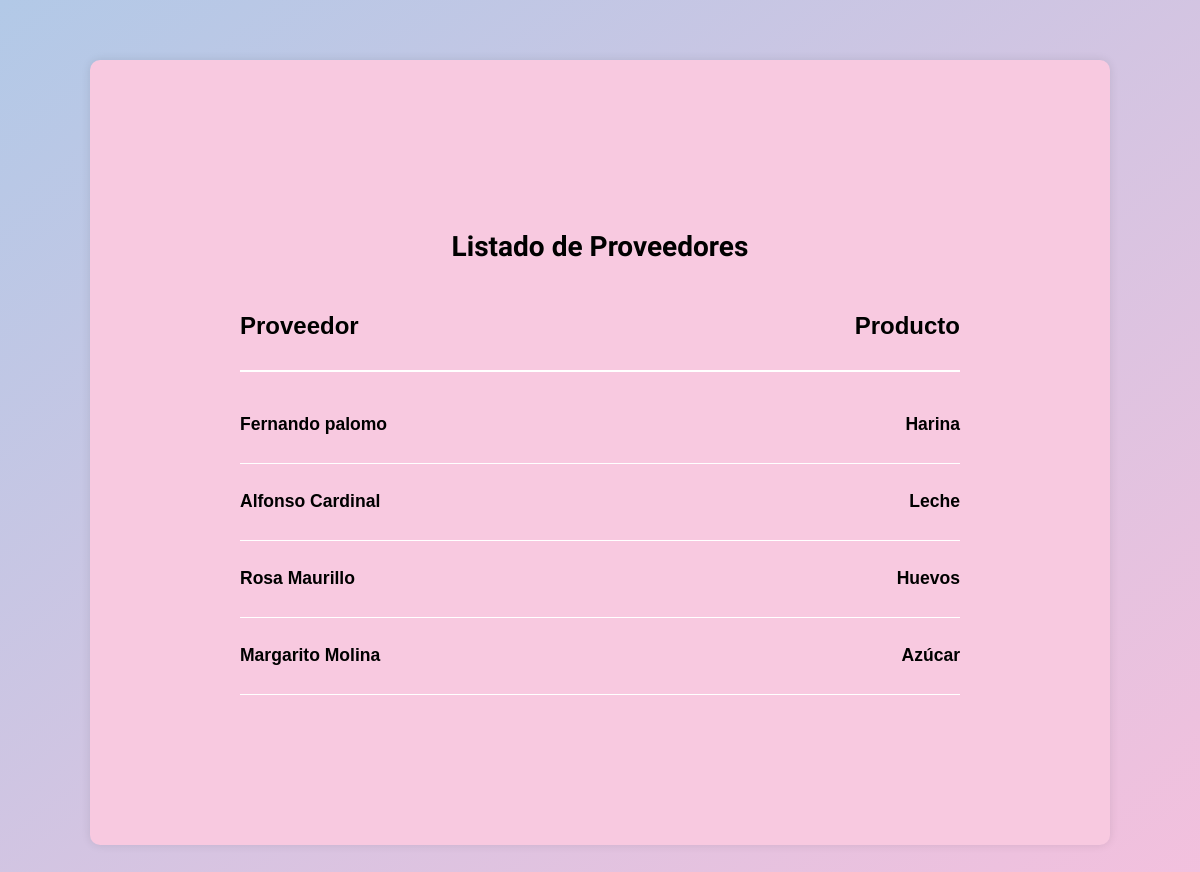
The app's page /Listar_proveedores.php with its own data.
### tables this page shows
CREATE TABLE `proveedores` (
  `id_proveedor` int(11) NOT NULL,
  `nombre` varchar(100) NOT NULL,
  `producto` varchar(100) NOT NULL,
  `fecha_ultima_compra` date NOT NULL
);

### Listar_proveedores.php (the view, shortened to what this page needs)
<?php
require_once '../including/conexion.php';
$query = "SELECT * FROM proveedores";
$resultado = $conexion->query($query);
?>
<!DOCTYPE html>
<html lang="es">
<head>
    <link rel="stylesheet" href="../styles/Style4.css">
</head>
<body>
    <main class="contenedor">
        <h1>Listado de Proveedores</h1>
        <div class="encabezado-lista">
            <h2><span class="encabezado izquierda">Proveedor</span></h2>
            <h2><span class="encabezado derecha">Producto</span></h2>
        </div>
        <?php if ($resultado->num_rows > 0): ?>
            <?php while($proveedor = $resultado->fetch_assoc()): ?>
                <div class="fila-proveedor">
                    <h3><span class="izquierda"><?php echo htmlspecialchars($proveedor['nombre']); ?></span></h3>
                    <h3><span class="derecha"><?php echo htmlspecialchars($proveedor['producto']); ?></span></h3>
                </div>
            <?php endwhile; ?>
        <?php else: ?>
            <p>No hay proveedores registrados.</p>
        <?php endif; ?>
    </main>
</body>
</html>

### Style4.css (style rules this page uses)
body { margin: 0; font-family: Arial, sans-serif; background: linear-gradient(to bottom right, #b2c9e7, #f4c0dd); }
h1 { text-align: center; font-family: 'Savate', sans-serif; font-size: 28px; margin-top: 20px; }
.contenedor { background-color: #f8c9e0; width: 60%; margin: 60px auto; padding: 150px; border-radius: 10px; box-shadow: 0 0 10px rgba(0, 0, 0, 0.1); }
.encabezado-lista { display: flex; justify-content: space-between; font-weight: bold; padding: 10px 0; border-bottom: 2px solid #fff; font-size: 16px; margin-bottom: 15px; }
.fila-proveedor { display: flex; justify-content: space-between; padding: 10px 0; border-bottom: 1px solid #fff; font-size: 15px; }
.izquierda { text-align: left; }
.derecha { text-align: right; }

### records on screen
proveedores: nombre "Fernando palomo", producto "Harina"
proveedores: nombre "Alfonso Cardinal", producto "Leche"
proveedores: nombre "Rosa Maurillo", producto "Huevos"
proveedores: nombre "Margarito Molina", producto "Azúcar"
